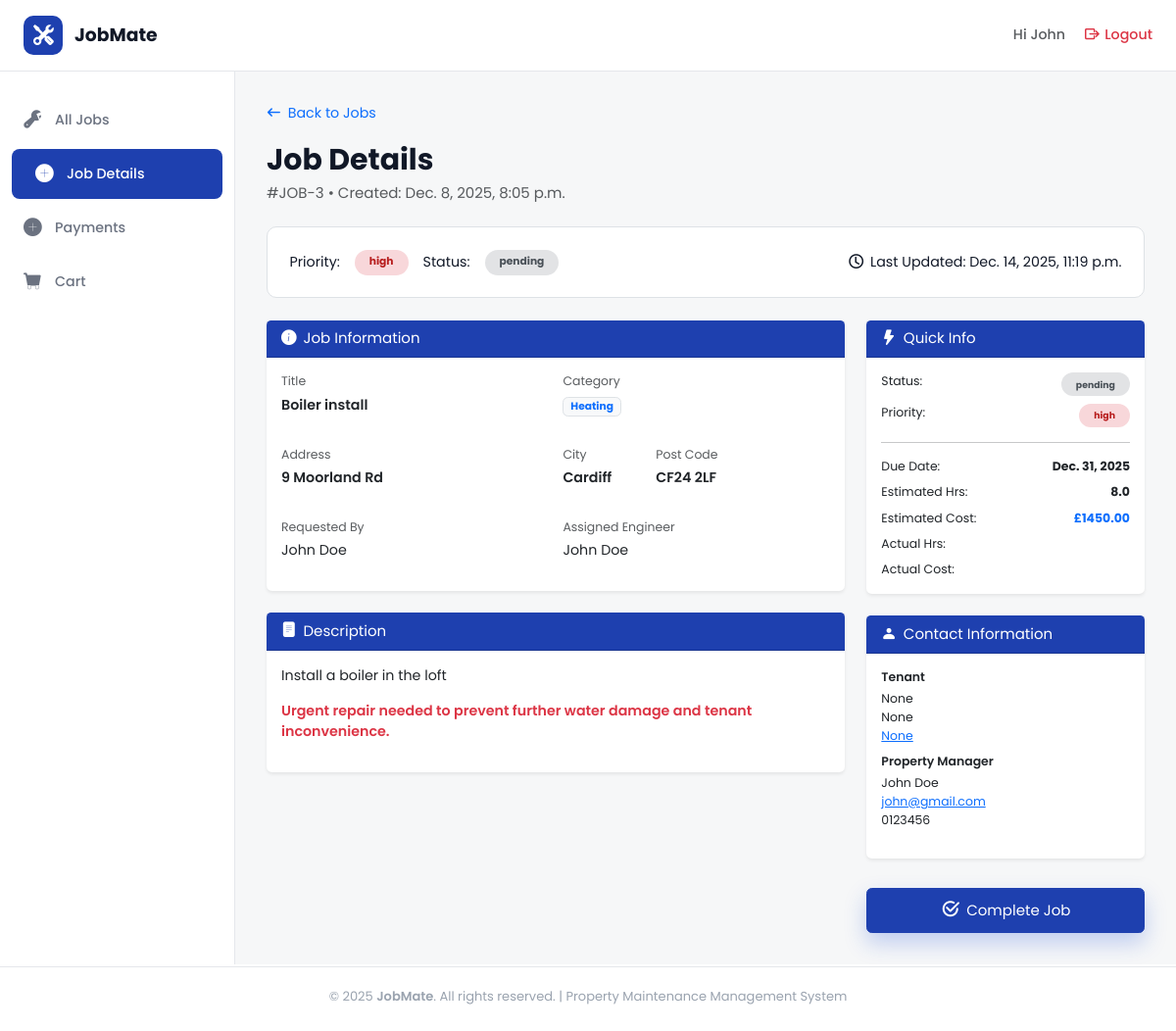
The app's page /jobs/job_detail/3/ (signed in), older data.
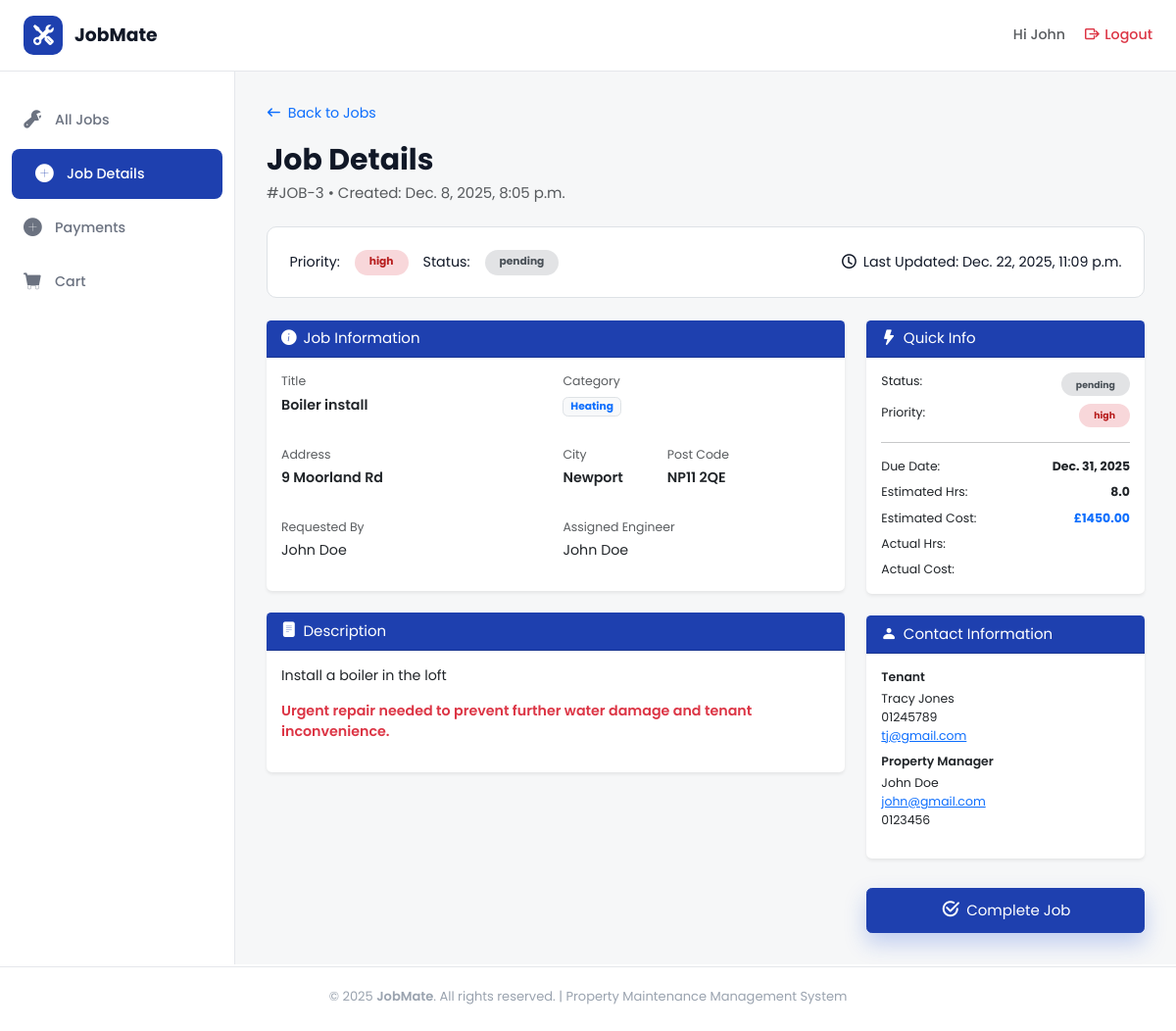
The same page, newer data.
### jobs/models.py (models this page shows, shortened)
class Job(models.Model):
    PRIORITY_CHOICES = [
        ('high', 'High'),
        ('medium', 'Medium'),
        ('low', 'Low'),
    ]
    CATEGORY_CHOICES = [
        ('plumbing', 'Plumbing'),
        ('heating', 'Heating'),
        ('electrical', 'Electrical'),
    ]
    STATUS_CHOICES = [
        ("pending", "Pending"),
        ("in_progress", "In Progress"),
        ("completed", "Completed"),
        ("cancelled", "Cancelled"),
    ]
    job_title = models.CharField(max_length=100)
    property_owner = models.CharField(max_length=100)
    address = models.CharField(max_length=200)
    city = models.CharField(max_length=100)
    post_code = models.CharField(max_length=20)
    tenant_name = models.CharField(
        max_length=100,
        null=True,
        blank=True
    )
    tenant_phone = models.CharField(
        max_length=20,
        null=True,
        blank=True
    )
    tenant_email = models.EmailField(
        max_length=254,
        null=True,
        blank=True
    )
    priority = models.CharField(
        max_length=20,
        choices=PRIORITY_CHOICES,
        default='medium'
    )
    category = models.CharField(
        max_length=20,
        choices=CATEGORY_CHOICES
    )
    status = models.CharField(
        max_length=20,
        choices=STATUS_CHOICES,
        default="pending"
    )
    description = models.TextField()
    created_at = models.DateTimeField(auto_now_add=True)
    updated_at = models.DateTimeField(auto_now=True)
    due_date = models.DateField()
    estimated_hours = models.DecimalField(
        max_digits=4,
        decimal_places=1,
        null=True,
        blank=True
    )
    job_cost = models.DecimalField(
        max_digits=10,
        decimal_places=2,
        null=True,
        blank=True
    )
    assigned_engineer = models.ForeignKey(
        User,
        on_delete=models.SET_NULL,
        null=True,
        blank=True,
        related_name="assigned_jobs"
    )

### users/models.py (models this page shows, shortened)
class Profile(models.Model):
    ROLE_CHOICES = [
        ('admin', 'Admin'),
        ('gas_engineer', 'Gas Engineer'),
        ('plumber', 'Plumber'),
        ('electrcian', 'Electrician'),
        ('carpenter', 'Carpenter'),
        ('handy_person', 'Handy Person'),
    ]
    STATUS_CHOICES = [
        ("pending", "Pending"),
        ("active", "Active"),
        ("in_active", "In-Active"),
        ("left", "Left"),
    ]
    user = models.OneToOneField(User, on_delete=models.CASCADE)
    phone_number = models.CharField(
        max_length=20,
        blank=False,
    )
    role = models.CharField(
        max_length=20,
        choices=ROLE_CHOICES,
        default='Select Your Job Role'
    )
    status = models.CharField(
        max_length=20,
        choices=STATUS_CHOICES,
        default="active"
    )
    bank_name = models.CharField(
        max_length=100,
        blank=True,
        null=True
    )
    account_holder = models.CharField(
        max_length=100,
        blank=True,
        null=True
    )
    account_number = models.CharField(
        max_length=20,
        blank=True,
        null=True
    )
    sort_code = models.CharField(
        max_length=20,
        blank=True,
        null=True
    )
    created_at = models.DateTimeField(auto_now_add=True)

### jobs/views.py (the view)
# urls.py: path('job_detail/<int:job_id>/', views.job_detail, name='job_detail'),
@login_required
def job_detail(request, job_id):
    user = request.user
    job = Job.objects.get(pk=job_id)
    if user.profile.role == "Admin":
        return render(request, "job_detail.html", {"job": job})
    if job.assigned_engineer == user:
        return render(request, "job_detail.html", {"job": job})
    return render(request, 'all_jobs.html')

### jobs/templates/job_detail.html (shortened to what this page needs)
{% extends "dashboard_base.html" %}
{% load static %}
{% block content %}
<div class="d-flex justify-content-between align-items-center mb-3">
  <a href="{% url 'jobs:all_jobs' %}" class="text-decoration-none">
    <i class="bi bi-arrow-left me-2"></i>Back to Jobs
  </a>
</div>
<div>
  <strong class="fs-2 fw-bold">Job Details</strong>
  <p class="fs-6 text-muted">#JOB-{{ job.id }} • Created: {{ job.created_at }}</p>
</div>
<div class="status-header border">
  <div class="d-flex align-items-center gap-3">
    <p class="m-0">Priority:</p>
    <span class="badge rounded-pill px-3 py-2
    {% if job.priority == 'high' %} badge-high
      {% elif job.priority == 'medium' %}badge-medium
      {% elif job.priority == 'low' %}badge-low
    {% endif %}">{{ job.priority }}</span>
    <p class="m-0">Status:</p>
    <span class="badge rounded-pill px-3 py-2
    {% if job.status == 'pending' %}badge-pending
      {% elif job.status == 'in_progress' %}badge-progress
      {% elif job.status == 'completed' %}badge-completed
      {% elif job.status == 'cancelled' %}bg-danger
    {% endif %}">{{ job.status }}</span>
  </div>
  <div>
    <i class="bi bi-clock me-1"></i> Last Updated: {{ job.updated_at }}
  </div>
</div>
<div class="row g-4">
  <div class="col-lg-8 d-flex flex-column gap-4">
    <div class="card border-0 shadow-sm">
      <div class="card-header">
        <i class="bi bi-info-circle-fill me-2"></i>Job Information
      </div>
      <div class="card-body">
        <div class="row g-3">
          <div class="col-md-6">
            <p class="mb-1 text-muted small">Title</p>
            <p class="fw-semibold">{{ job.job_title }}</p>
          </div>
          <div class="col-md-6">
            <p class="mb-1 text-muted small">Category</p>
            <p><span class="badge bg-light text-primary border">{{ job.get_category_display }}</span></p>
          </div>
          <div class="col-md-6">
            <p class="mb-1 text-muted small">Address</p>
            <p class="fw-semibold">{{ job.address }}</p>
          </div>
          <div class="col-md-6 d-flex gap-5">
            <div>
              <p class="mb-1 text-muted small">City</p>
              <p class="fw-semibold">{{ job.city }}</p>
            </div>
            <div>
              <p class="mb-1 text-muted small">Post Code</p>
              <p class="fw-semibold">{{ job.post_code }}</p>
            </div>
          </div>
          <div class="col-md-6">
            <p class="mb-1 text-muted small">Requested By</p>
            <p>{{ user.first_name }} {{ user.last_name }}</p>
          </div>
          <div class="col-md-6">
            <p class="mb-1 text-muted small">Assigned Engineer</p>
            <p>{{ job.assigned_engineer.first_name }} {{ job.assigned_engineer.last_name }}</p>
          </div>
        </div>
      </div>
    </div>
    <div class="card border-0 shadow-sm">
      <div class="card-header">
        <i class="bi bi-file-text-fill me-2"></i>Description
      </div>
      <div class="card-body">
        <p>
          {{ job.description }}
        </p>
        <p class="text-danger fw-semibold">
          Urgent repair needed to prevent further water damage and tenant inconvenience.
        </p>
      </div>
    </div>
  </div>
  <div class="col-lg-4 d-flex flex-column gap-4">
    <div class="card border-0 shadow-sm">
      <div class="card-header">
        <i class="bi bi-lightning-fill me-2"></i>Quick Info
      </div>
      <div class="card-body small">
        <div class="d-flex justify-content-between mb-2">
          <span>Status:</span>
          <span class="badge rounded-pill px-3 py-2
          {% if job.status == 'pending' %}badge-pending
            {% elif job.status == 'in_progress' %}badge-progress
            {% elif job.status == 'completed' %}badge-completed
            {% elif job.status == 'cancelled' %}bg-danger
          {% endif %}">{{ job.status }}</span>
        </div>
        <div class="d-flex justify-content-between mb-2">
          <span>Priority:</span>
          <span class="badge rounded-pill px-3 py-2
          {% if job.priority == 'high' %} badge-high
            {% elif job.priority == 'medium' %}badge-medium
            {% elif job.priority == 'low' %}badge-low
          {% endif %}">{{ job.priority }}</span>
        </div>
        <hr>
        <div class="d-flex justify-content-between mb-2">
          <span>Due Date:</span><strong>{{ job.due_date }}</strong>
        </div>
        <div class="d-flex justify-content-between mb-2">
          <span>Estimated Hrs:</span><strong>{{ job.estimated_hours}}</strong>
        </div>
        <div class="d-flex justify-content-between mb-2">
          <span>Estimated Cost:</span><strong class="text-primary">£{{ job.job_cost}}</strong>
        </div>
        <div class="d-flex justify-content-between mb-2">
          <span>Actual Hrs:</span><strong></strong>
        </div>
        <div class="d-flex justify-content-between">
          <span>Actual Cost:</span><strong class="text-success"></strong>
        </div>
      </div>
    </div>
    <div class="card border-0 shadow-sm">
      <div class="card-header">
        <i class="bi bi-person-fill me-2"></i>Contact Information
      </div>
      <div class="card-body small">
        <p class="fw-semibold mb-1">Tenant</p>
        <p class="mb-2">{{ job.tenant_name }}<br>
          {{ job.tenant_phone }}<br>
          <a href="mailto:{{ job.tenant_email }}">{{ job.tenant_email }}</a><br>
        </p>
        <p class="fw-semibold mb-1">Property Manager</p>
        <p>{{ user.first_name }} {{user.last_name}}<br>
          <a href="mailto:sarah.j@riverside.com">{{ user.email }}</a><br>
          {{ user.profile.phone_number }}
        </p>
      </div>
    </div>
    <a href="{% url 'cart:basket' %}" class="text-decoration-none text-white">
      <button class="btn btn-primary w-100 py-2 mt-2 d-flex align-items-center justify-content-center gap-2 shadow-cta">
        <i class="bi bi-check2-circle fs-5"></i> Complete Job
      </button>
    </a>
  </div>
</div>
{% endblock %}

### templates/dashboard_base.html (shortened to what this page needs)
{% extends "base.html" %}
{% load static %}
{% block body %}
<header class="top-header">
  <div class="logo-section">
    <a href="{% url 'home:home' %}">
      <div class="logo-icon">
        <i class="bi bi-tools"></i>
      </div>
      <span class="logo-text">JobMate</span>
    </a>
  </div>
  <div class="header-right">
    <div class="user-info">
      <a href="{% url 'users:profile_settings' %}" class="text-decoration-none text-muted"><span>Hi {% if request.user.is_authenticated and request.user.first_name == "" %}
        {{ request.user.username }}
        {% else %}
         {{request.user.first_name}}
          {% endif %} </span></a>
    </div>
    <a href="{% url 'account_logout' %}" class="logout-btn text-danger">
      <i class="bi bi-box-arrow-right"></i>
      <span>Logout</span>
    </a>
  </div>
</header>
<div class="dashboard-layout">
  <aside class="sidebar">
    <ul class="sidebar-nav">
      <li>
        <a href="{% url 'jobs:all_jobs' %}"
          class="{% if request.resolver_match.url_name == 'all_jobs' %}active{% endif %}">
          <i class="bi bi-wrench-adjustable"></i>
          <span>All Jobs</span>
        </a>
      </li>
      <li>
        <a href="#"
          class="{% if request.resolver_match.url_name == 'job_detail' %}active nav-link disabled {% else %}d-none {% endif %}">
          <i class="bi bi-plus-circle-fill"></i>
          <span>Job Details</span>
        </a>
      </li>
      <li>
        <a href="{% url 'cart:payments' %}"
          class="{% if request.resolver_match.url_name == 'payments' %}active nav-link disabled{% endif %}">
          <i class="bi bi-plus-circle-fill"></i>
          <span>Payments</span>
        </a>
      </li>
      <li>
        <a href="{% url 'cart:basket' %}"
          class="{% if request.resolver_match.url_name == 'basket' %}active nav-link disabled{% endif %}">
          <i class="bi bi-cart-fill"></i>
          <span>Cart</span>
        </a>
      </li>
    </ul>
  </aside>
  <main class="main-content">
    {% block content %} {% endblock %}
  </main>
</div>
{% endblock %}

### templates/base.html (shortened to what this page needs)
{% load static %}
<!DOCTYPE html>
<html lang="en">
<head>
    <link href="https://cdn.jsdelivr.net/npm/bootstrap@5.3.3/dist/css/bootstrap.min.css" rel="stylesheet">
    <link href="https://cdn.jsdelivr.net/npm/bootstrap-icons@1.11.3/font/bootstrap-icons.css" rel="stylesheet">
    <link rel="stylesheet" href="{% static 'css/base.css' %}?v=20251012">
    <link rel="stylesheet" href="{% static 'css/home.css' %}?v=20251012">
    <link rel="stylesheet" href="{% static 'css/accounts.css' %}?v=20251012">
    <link rel="stylesheet" href="{% static 'css/dashboard_base.css' %}?v=20251012">
    <link rel="stylesheet" href="{% static 'css/tables.css' %}?v=20251012">
    <link rel="stylesheet" href="{% static 'css/form.css' %}?v=20251012">
    <link rel="stylesheet" href="{% static 'css/job_detail.css' %}?v=20251012">
    <link rel="stylesheet" href="{% static 'css/delete.css' %}?v=20251012">
    <link rel="stylesheet" href="{% static 'css/cart.css' %}?v=20251012">
    <link rel="stylesheet" href="{% static 'css/404.css' %}?v=20251012">
</head>
<body class="d-flex flex-column min-vh-100">
    <main class="flex-grow-1 d-flex flex-column">
        {% block body %}{% endblock %}
    </main>
    {% if not hide_footer %}
    <footer class="site-footer">
        © 2025 <span class="fw-semibold">JobMate</span>. All rights reserved. |
        Property Maintenance Management System
    </footer>
    {% endif %}
</body>
</html>

Row changes from the older to the newer data that the page shows:
changed Job "Boiler install": updated_at "Dec. 14, 2025, 11:19 p.m." → "Dec. 22, 2025, 11:09 p.m."; city "Cardiff" → "Newport"; post_code "CF24 2LF" → "NP11 2QE"; tenant_name "None" → "Tracy Jones"; tenant_phone "None" → "01245789"; tenant_email "None" → "tj@gmail.com"
